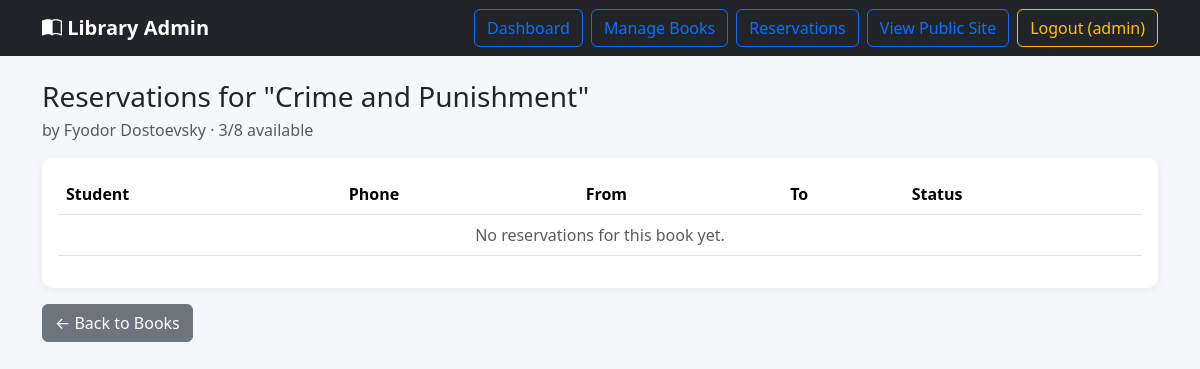
Page /admin/book_reservations.php?id=9 (signed in) on the committed database.
### tables this page shows
CREATE TABLE IF NOT EXISTS books (
    id INT AUTO_INCREMENT PRIMARY KEY,
    title VARCHAR(150) NOT NULL,
    author VARCHAR(100) NOT NULL,
    isbn VARCHAR(20) NOT NULL UNIQUE,
    genre VARCHAR(50) NOT NULL,
    total_copies INT NOT NULL DEFAULT 1,
    available_copies INT NOT NULL DEFAULT 1,
    cover_image VARCHAR(255) DEFAULT NULL,
    created_at TIMESTAMP DEFAULT CURRENT_TIMESTAMP
);

### includes/functions.php (called while the page is built, shortened)
<?php
function e($string) {
    return htmlspecialchars($string ?? '', ENT_QUOTES, 'UTF-8');
}

### admin/book_reservations.php (the view, shortened to what this page needs)
<?php
require_once __DIR__ . '/../config/db.php';
require_once __DIR__ . '/../includes/functions.php';
$id = (int)($_GET['id'] ?? 0);
$stmt = $conn->prepare('SELECT * FROM books WHERE id = ?');
$stmt->bind_param('i', $id);
$stmt->execute();
$book = $stmt->get_result()->fetch_assoc();
$stmt = $conn->prepare('SELECT * FROM reservations WHERE book_id = ? ORDER BY created_at DESC');
$stmt->bind_param('i', $id);
$stmt->execute();
$reservations = $stmt->get_result();
require_once __DIR__ . '/../includes/header.php';
require_once __DIR__ . '/../includes/navbar_admin.php';
?>
<div class="container">
    <h3 class="mb-1">Reservations for "<?php echo e($book['title']); ?>"</h3>
    <p class="text-muted">by <?php echo e($book['author']); ?> &middot; <?php echo (int)$book['available_copies']; ?>/<?php echo (int)$book['total_copies']; ?> available</p>
    <div class="card p-3">
        <div class="table-responsive">
        <table class="table align-middle">
            <thead>
                <tr><th>Student</th><th>Phone</th><th>From</th><th>To</th><th>Status</th></tr>
            </thead>
            <tbody>
            <?php if ($reservations->num_rows === 0): ?>
                <tr><td colspan="5" class="text-center text-muted">No reservations for this book yet.</td></tr>
            <?php endif; ?>
            </tbody>
        </table>
        </div>
    </div>
    <a href="books.php" class="btn btn-secondary mt-3">&larr; Back to Books</a>
</div>

### includes/header.php (style rules this page uses)
body { background-color: #f6f7fb; }
.card { border: none; box-shadow: 0 2px 8px rgba(0,0,0,0.06); border-radius: 10px; }

### rows in the picture
books: title "Crime and Punishment", author "Fyodor Dostoevsky", available_copies "3", total_copies "8"

### other values in the picture
$_SESSION['admin_username'] "admin"
